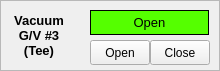
  <widget class="QFrame" name="frame_10" >
   <property name="geometry" >
    <rect>
     <x>440</x>
     <y>10</y>
     <width>220</width>
     <height>71</height>
    </rect>
   </property>
   <property name="frameShape" >
    <enum>QFrame::StyledPanel</enum>
   </property>
   <property name="frameShadow" >
    <enum>QFrame::Raised</enum>
   </property>
   <widget class="QLabel" name="lbVC3_1" >
    <property name="geometry" >
     <rect>
      <x>0</x>
      <y>10</y>
      <width>78</width>
      <height>51</height>
     </rect>
    </property>
    <property name="font" >
     <font>
      <pointsize>10</pointsize>
      <weight>75</weight>
      <bold>true</bold>
     </font>
    </property>
    <property name="frameShape" >
     <enum>QFrame::NoFrame</enum>
    </property>
    <property name="frameShadow" >
     <enum>QFrame::Raised</enum>
    </property>
    <property name="text" >
     <string>Vacuum
G/V #3
(Tee)</string>
    </property>
    <property name="alignment" >
     <set>Qt::AlignCenter</set>
    </property>
   </widget>
   <widget class="CAPushButton" name="capbVC3_1" >
    <property name="geometry" >
     <rect>
      <x>90</x>
      <y>40</y>
      <width>60</width>
      <height>25</height>
     </rect>
    </property>
    <property name="text" >
     <string>Open</string>
    </property>
    <property name="buttonType" >
     <enum>CAPushButton::PulseButton</enum>
    </property>
    <property name="pvname" >
     <string>EC1_ECMD_TEVAV_OPEN_ON</string>
    </property>
    <property name="truelabel" >
     <string>Open</string>
    </property>
    <property name="falselabel" >
     <string>Open</string>
    </property>
    <property name="selColor" >
     <color>
      <red>0</red>
      <green>170</green>
      <blue>0</blue>
     </color>
    </property>
    <property name="selTColor" >
     <color>
      <red>0</red>
      <green>0</green>
      <blue>0</blue>
     </color>
    </property>
   </widget>
   <widget class="CAPushButton" name="capbVC3_2" >
    <property name="geometry" >
     <rect>
      <x>150</x>
      <y>40</y>
      <width>60</width>
      <height>25</height>
     </rect>
    </property>
    <property name="text" >
     <string>Close</string>
    </property>
    <property name="buttonType" >
     <enum>CAPushButton::PulseButton</enum>
    </property>
    <property name="pvname" >
     <string>EC1_ECMD_TEVAV_OPEN_OFF</string>
    </property>
    <property name="truelabel" >
     <string>Close</string>
    </property>
    <property name="falselabel" >
     <string>Close</string>
    </property>
    <property name="selColor" >
     <color>
      <red>255</red>
      <green>0</green>
      <blue>0</blue>
     </color>
    </property>
    <property name="selTColor" >
     <color>
      <red>255</red>
      <green>255</green>
      <blue>255</blue>
     </color>
    </property>
   </widget>
   <widget class="CALabel" name="calbVGV3" >
    <property name="geometry" >
     <rect>
      <x>90</x>
      <y>10</y>
      <width>119</width>
      <height>25</height>
     </rect>
    </property>
    <property name="palette" >
     <palette>
      <active>
       <colorrole role="Window" >
        <brush brushstyle="SolidPattern" >
         <color alpha="255" >
          <red>85</red>
          <green>255</green>
          <blue>0</blue>
         </color>
        </brush>
       </colorrole>
      </active>
      <inactive>
       <colorrole role="Window" >
        <brush brushstyle="SolidPattern" >
         <color alpha="255" >
          <red>85</red>
          <green>255</green>
          <blue>0</blue>
         </color>
        </brush>
       </colorrole>
      </inactive>
      <disabled>
       <colorrole role="Window" >
        <brush brushstyle="SolidPattern" >
         <color alpha="255" >
          <red>239</red>
          <green>239</green>
          <blue>239</blue>
         </color>
        </brush>
       </colorrole>
      </disabled>
     </palette>
    </property>
    <property name="font" >
     <font>
      <pointsize>10</pointsize>
     </font>
    </property>
    <property name="autoFillBackground" >
     <bool>true</bool>
    </property>
    <property name="frameShape" >
     <enum>QFrame::Box</enum>
    </property>
    <property name="text" >
     <string>Open</string>
    </property>
    <property name="alignment" >
     <set>Qt::AlignCenter</set>
    </property>
    <property name="pvname" >
     <string/>
    </property>
    <property name="cmode" stdset="0" >
     <enum>CALabel::Alarm</enum>
    </property>
    <property name="fillcol" stdset="0" >
     <color>
      <red>85</red>
      <green>255</green>
      <blue>0</blue>
     </color>
    </property>
    <property name="truelabel" >
     <string>Pump On</string>
    </property>
    <property name="falselabel" >
     <string>Pump Off</string>
    </property>
   </widget>
   <widget class="CADisplayer" name="cadpVGV3" >
    <property name="geometry" >
     <rect>
      <x>10</x>
      <y>0</y>
      <width>60</width>
      <height>25</height>
     </rect>
    </property>
    <property name="nuformat" stdset="0" >
     <enum>CADisplayer::Integer</enum>
    </property>
    <property name="pvname" >
     <string>EC1_VAC_GTV_TES</string>
    </property>
    <property name="lineWidth" stdset="0" >
     <number>1</number>
    </property>
    <property name="fillcol" stdset="0" >
     <color>
      <red>255</red>
      <green>255</green>
      <blue>0</blue>
     </color>
    </property>
   </widget>
  </widget>
